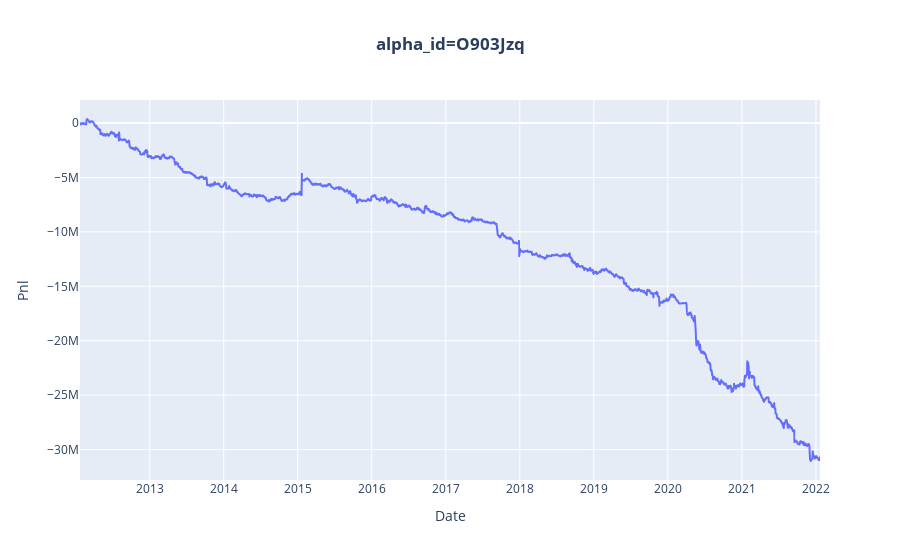

Notebook code for this chart:
### Markdown cell above
### Visualise pnl of an alpha

### Code cell
alpha_pnl = ace.get_alpha_pnl(s, result_st1['alpha_id'][0])
px.line(x = alpha_pnl.index, y = alpha_pnl.Pnl, title=f'<b>alpha_id={hf.make_clickable_alpha_id(alpha_pnl.alpha_id[0])}</b>')\
    .update_layout(xaxis_title="Date", yaxis_title="Pnl", title_x=0.5)

### Figure 1 — Plotly figure (JSON) as saved in the notebook; plotly's stock layout.template omitted (floating-point values rounded to 4 significant figures; data arrays with more than 128 entries replaced by an {"elided": "..."} marker saying what was removed)
{"data": [{"hovertemplate": "x=%{x}<br>y=%{y}<extra></extra>", "legendgroup": "", "line": {"color": "#636efa", "dash": "solid"}, "marker": {"symbol": "circle"}, "mode": "lines", "name": "", "showlegend": false, "type": "scattergl", "x": {"elided": "2496 str values"}, "xaxis": "x", "y": {"elided": "2496 int values"}, "yaxis": "y"}], "layout": {"legend": {"tracegroupgap": 0}, "title": {"text": "<b>alpha_id=<a href=\"https://platform.worldquantbrain.com/alpha/O903Jzq\">O903Jzq</a></b>", "x": 0.5}, "xaxis": {"anchor": "y", "domain": [0, 1], "title": {"text": "Date"}}, "yaxis": {"anchor": "x", "domain": [0, 1], "title": {"text": "Pnl"}}}}
